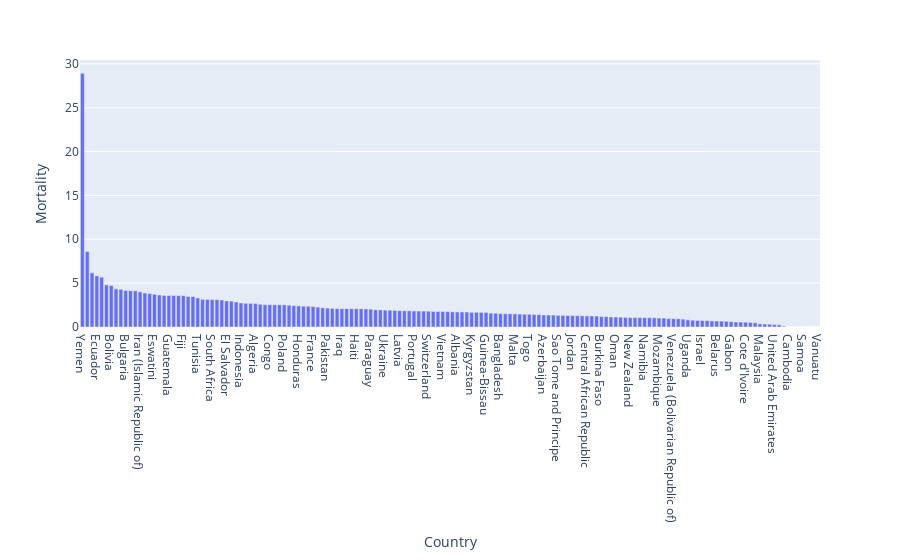

The notebook cell saved with this chart:
### Code cell
# Figure to present the Mortality rates of each country, sorted in descending order

fig = px.bar(food_df, x='Country', y='Mortality').update_xaxes(categoryorder="total descending")
fig.show()

### Figure 1 — Plotly figure (JSON) as saved in the notebook; plotly's stock layout.template omitted (floating-point values rounded to 4 significant figures; data arrays with more than 128 entries replaced by an {"elided": "..."} marker saying what was removed)
{"data": [{"alignmentgroup": "True", "hovertemplate": "Country=%{x}<br>Mortality=%{y}<extra></extra>", "legendgroup": "", "marker": {"color": "#636efa", "pattern": {"shape": ""}}, "name": "", "offsetgroup": "", "orientation": "v", "showlegend": false, "textposition": "auto", "type": "bar", "x": {"elided": "154 str values"}, "xaxis": "x", "y": {"elided": "154 float values"}, "yaxis": "y"}], "layout": {"autosize": true, "barmode": "relative", "legend": {"tracegroupgap": 0}, "margin": {"t": 60}, "xaxis": {"anchor": "y", "autorange": true, "categoryorder": "total descending", "domain": [0, 1], "range": [-0.5, 153.5], "title": {"text": "Country"}, "type": "category"}, "yaxis": {"anchor": "x", "autorange": true, "domain": [0, 1], "range": [0, 30.44], "title": {"text": "Mortality"}, "type": "linear"}}}
